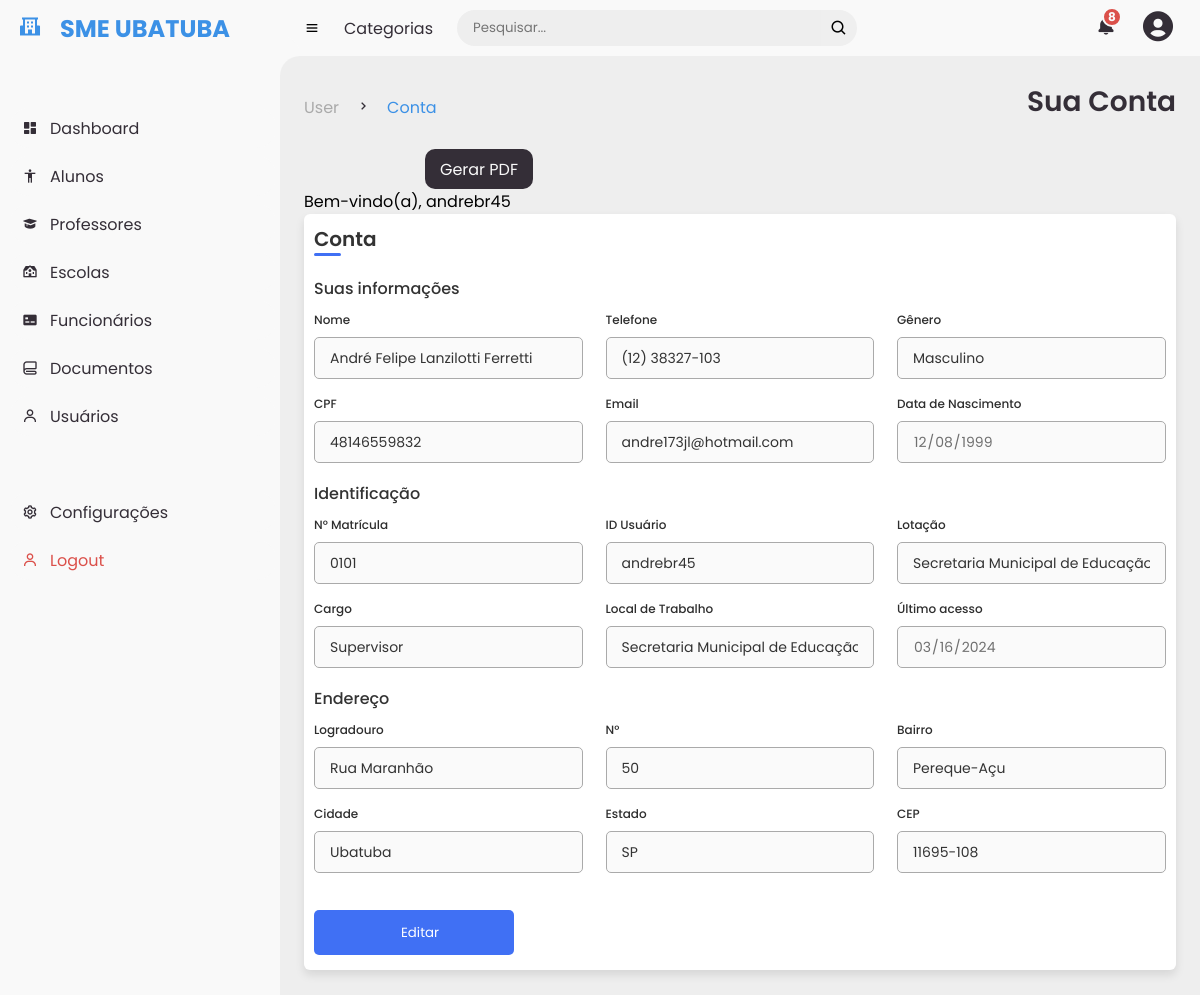
/user/perfil (signed in), run on an earlier commit of the app's database.
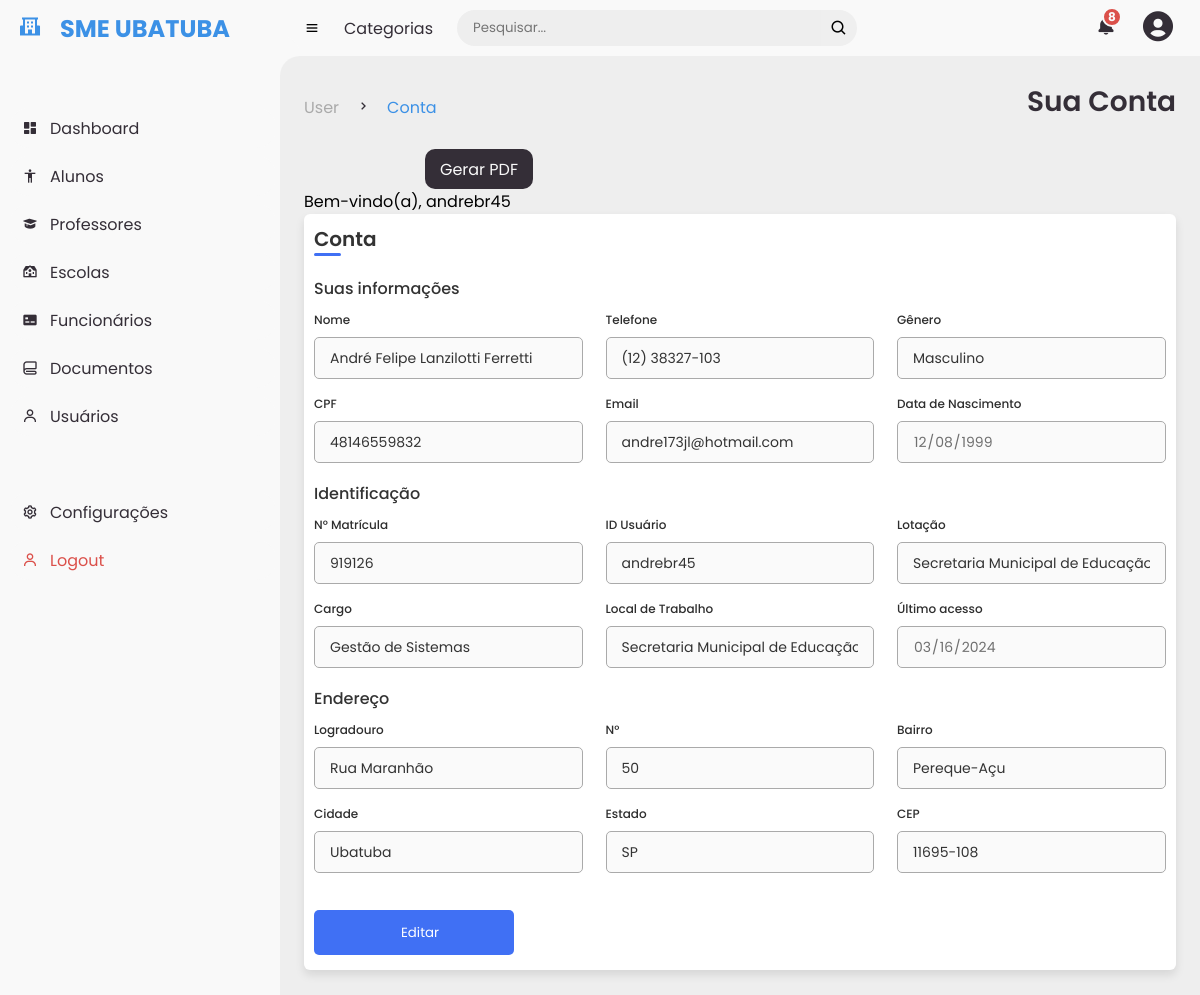
And on a later commit of the database.
### app.py (models this page shows, shortened)
class users(db.Model):
    _id = db.Column("id", db.Integer, primary_key=True)
    name = db.Column(db.String(100))
    telefone = db.Column(db.String(100))
    email = db.Column(db.String(100))
    senha = db.Column(db.String(100))  # Armazena o hash da senha
    data = db.Column(db.String(10))
    hora = db.Column(db.String(8))
    situacao = db.Column(db.String(8))
    nivel_acesso = db.Column(db.String(100))
    genero = db.Column(db.String(100))
    cpf = db.Column(db.String(100))
    data_nascimento = db.Column(db.String(100))
    matricula = db.Column(db.String(100))
    usuario = db.Column(db.String(100))
    lotacao = db.Column(db.String(100))
    cargo = db.Column(db.String(100))
    local_trabalho = db.Column(db.String(100))
    logradouro = db.Column(db.String(100))
    numero = db.Column(db.String(100))
    bairro = db.Column(db.String(100))
    cidade = db.Column(db.String(100))
    estado = db.Column(db.String(100))
    cep = db.Column(db.String(100))

### app.py (the view)
@app.route("/user/perfil", methods=["GET"])
def user():
    if "user_id" in session:
        user_id = session["user_id"]
        found_user = users.query.get(user_id)
        if found_user:
            return render_template("user.html", user=found_user)
        else:
            flash("Usuário não encontrado!")
            return redirect(url_for("login"))
    else:
        flash("Você não está logado!")
        return redirect(url_for("login"))

### templates/user.html (shortened to what this page needs)
{% extends "base.html" %}
{% block first_title %}User{% endblock %}
{% block main_title%}Sua Conta{% endblock %}
{% block sub_title %}Conta{% endblock %}
{% block content %}
<p>Bem-vindo(a), {{user.usuario}}</p>
<head>
    <link rel="stylesheet" type="text/css" href="{{ url_for('static', filename='styles/user.css')}}">
</head>
  <div class="container">
    <header>Conta</header>
    <form action="#">
        <div class="form first">
            <div class="details personal">
                <span class="title">Suas informações</span>
                <div class="fields">
                    <div class="input-field">
                        <label>Nome</label>
                        <input type="text" value="{{user.name}}" required disabled>
                    </div>
                    <div class="input-field">
                        <label>Telefone</label>
                        <input id="inputPhoneForm" type="tel" value="{{user.telefone}}" required disabled>
                    </div>
                    <div class="input-field">
                        <label>Gênero</label>
                        <input id="inputGeneroForm" type="text" value="{{user.genero}}" required disabled>
                    </div>
                    <div class="input-field">
                        <label>CPF</label>
                        <input type="text" value="{{user.cpf}}" disabled>
                    </div>
                    <div class="input-field">
                        <label>Email</label>
                        <input type="text" value="{{user.email}}" required disabled>
                    </div>
                    <div class="input-field">
                        <label>Data de Nascimento</label>
                        <input type="date" value="{{user.data_nascimento}}" required disabled>
                    </div>
                </div>
            </div>
            <div class="details ID">
                <span class="title">Identificação</span>
                <div class="fields">
                    <div class="input-field">
                        <label>N° Matrícula</label>
                        <input type="text" value="{{user.matricula}}" required disabled>
                    </div>
                    <div class="input-field">
                        <label>ID Usuário</label>
                        <input type="text" value="{{user.usuario}}" disabled>
                    </div>
                    <div class="input-field">
                        <label>Lotação</label>
                        <input type="text" value="{{user.lotacao}}" disabled>
                    </div>
                    <div class="input-field">
                        <label>Cargo</label>
                        <input type="text" value="{{user.cargo}}" disabled>
                    </div>
                    <div class="input-field">
                        <label>Local de Trabalho</label>
                        <input type="text" value="{{user.local_trabalho}}" disabled>
                    </div>
                    <div class="input-field">
                        <label>Último acesso</label>
                        <input type="date" value="2024-03-16" disabled>
                    </div>
                </div>
                <div class="details ID">
                    <span class="title">Endereço</span>
                    <div class="fields">
                        <div class="input-field">
                            <label>Logradouro</label>
                            <input type="text" value="{{user.logradouro}}" disabled>
                        </div>
                        <div class="input-field">
                            <label>N°</label>
                            <input type="text" value="{{user.numero}}" disabled>
                        </div>
                        <div class="input-field">
                            <label>Bairro</label>
                            <input type="text" value="{{user.bairro}}" disabled>
                        </div>
                        <div class="input-field">
                            <label>Cidade</label>
                            <input type="text" value="{{user.cidade}}" disabled>
                        </div>
                        <div class="input-field">
                            <label>Estado</label>
                            <input type="text" value="{{user.estado}}" disabled>
                        </div>
                        <div class="input-field">
                            <label>CEP</label>
                            <input id="inputCEPForm" type="text" value="{{user.cep}}" disabled>
                        </div>
                    </div>
                    <a href="editar"><button type="button" class="btn btn-dark btn-primary"> Editar</button></a>
                </div>
            </div>
        </div>
    </form>
</div>
{% endblock %}

### templates/base.html (shortened to what this page needs)
<!DOCTYPE html>
<html>
<head>
    <link rel="stylesheet" type="text/css" href="{{ url_for('static', filename='styles/style.css')}}">
    <link href="https://unpkg.com/boxicons@2.0.9/css/boxicons.min.css" rel="stylesheet">
</head>
<body>
      <section id="sidebar">
          <a href="#" class="brand">
              <i class='bx bxs-school' ></i>
              <span class="text">SME UBATUBA</span>
          </a>
          <ul class="side-menu top">
              <li {% if current_page == 'home' %}class="active"{% endif %}>
                  <a href="{{ url_for('home') }}">
                      <i class='bx bxs-dashboard'></i>
                      <span class="text">Dashboard</span>
                  </a>
              </li>
              <li {% if current_page == 'alunos' %}class="active"{% endif %}>
                  <a href="{{ url_for('alunos') }}">
                      <i class='bx bx-body'></i>
                      <span class="text">Alunos</span>
                  </a>
              </li>
              <li {% if current_page == 'professores' %}class="active"{% endif %}>
                  <a href="{{ url_for('professores') }}">
                      <i class='bx bxs-graduation'></i>
                      <span class="text">Professores</span>
                  </a>
              </li>
              <li {% if current_page == 'escolas' %}class="active"{% endif %}>
                <a href="{{ url_for('escolas') }}">
                    <i class='bx bxs-institution'></i>
                    <span class="text">Escolas</span>
                </a>
            </li>
              <li {% if current_page == 'funcionarios' %}class="active"{% endif %}>
                  <a href="{{ url_for('funcionarios') }}">
                      <i class='bx bxs-credit-card-front'></i>
                      <span class="text">Funcionários</span>
                  </a>
              </li>
              <li {% if current_page == 'documentos' %}class="active"{% endif %}>
                <a href="{{ url_for('documentos') }}">
                    <i class='bx bx-blanket'></i>
                    <span class="text">Documentos</span>
                </a>
            </li>
            <li {% if current_page == 'usuarios' %}class="active"{% endif %}>
              <a href="{{ url_for('usuarios') }}">
                <i class='bx bx-user'></i>
                  <span class="text">Usuários</span>
              </a>
          </li>
          </ul>
          <ul class="side-menu">
            <li>
              <a href="#">
                  <i class='bx bx-cog'></i>
                  <span class="text">Configurações</span>
              </a>
          </li>
          <li>
              <a href="{{ url_for('logout') }}" class="logout">
                  <i class='bx bx-user'></i>
                  <span class="text">Logout</span>
              </a>
          </li>
          </ul>
      </section>
      <section id="content">
        <nav>
          <i class='bx bx-menu'></i>
          <a href="#" class="nav-link">Categorias</a>
          <form action="#">
            <div class="form-input">
              <input type="search" placeholder="Pesquisar...">
              <button type="submit" class="search-btn"><i class='bx bx-search'></i></button>
            </div>
          </form>
          <a href="#" class="notification">
            <i class='bx bxs-bell'></i>
            <span class="num">8</span>
          </a>
          <a class="profile">
            <i class='bx bxs-user-circle'></i>
          </a>
        </nav>
        <main>
          <div class="head-title" style="display: flex;">
            <ul class="breadcrumb">
                <li>
                    <a href="#">{% block first_title %}{% endblock %}</a>
                </li>
                <li><i class='bx bx-chevron-right' ></i></li>
                <li>
                    <a href="#" class="active">{% block sub_title %}{% endblock %}</a>
                </li>
            </ul>
            <h1>{% block main_title %}{% endblock %}</h1>
            <div class="btn-download">
              <a id="gerarPDF" href="#">
                <span class="text">Gerar PDF</span>
              </a>
            </div>
          </div>
          {% block content %}{% endblock %}
        </main>
      </section>
</body>
</html>

### static/styles/style.css (style rules this page uses)
* { margin: 0; padding: 0; box-sizing: border-box; font-family: var(--poppins); }
a { text-decoration: none; }
li { list-style: none; }
:root { --poppins: 'Poppins', sans-serif; --light: #F9F9F9; --blue: #3c91e6; --light-blue: #CFE8FF; --grey: #eee; --dark-grey: #AAAAAA; --dark: #342E37; --red: #DB504A; --yellow: #FFCE26; --light-yellow: #FFF2C6; --orange: #FD7238; --light-orange: #FFE0F3; }
body { background: var(--grey); }
#sidebar { position: fixed; top: 0; left: 0; width: 280px; height: 100%; background: var(--light); z-index: 1000; transition: 0.3s; overflow-x: hidden; }
#sidebar .brand { font-size: 24px; font-weight: 700; height: 56px; display: flex; align-items: center; color: var(--blue); }
#sidebar .brand .bx { min-width: 60px; display: flex; justify-content: center; }
#sidebar .side-menu { width: 100%; margin-top: 48px; }
#sidebar .side-menu li { height: 48px; background: transparent; margin-left: 6px; border-radius: 48px 0 0 48px; padding: 4px; }
#sidebar .side-menu li a { width: 100%; height: 100%; background: var(--light); display: flex; align-items: center; border-radius: 48px; font-size: 16px; color: var(--dark); white-space: nowrap; overflow-x: hidden; }
#sidebar .side-menu li a.logout { color: var(--red); }
#sidebar .side-menu li a .bx { min-width: calc(60px - (4px + 6px) * 2); display: flex; justify-content: center; }
#content { position: relative; width: calc(100% - 280px); left: 280px; transition: .3s ease; }
#content nav { height: 56px; background: var(--light); padding: 0 24px; display: flex; align-items: center; grid-gap: 24px; position: relative; }
#content nav::before { content: ''; position: absolute; width: 40px; height: 40px; bottom: -40px; left: 0; border-radius: 50%; box-shadow: -20px -20px 0 var(--light); }
#content nav a { color: var(--dark); }
#content nav .bx.bx-menu { cursor: pointer; }
#content nav .nav-link { font-size: 16px; transition: 3s ease; }
#content nav form { max-width: 400px; width: 100%; margin-right: auto; }
#content nav form .form-input { display: flex; align-items: center; height: 36px; }
#content nav form .form-input input { flex-grow: 1; padding: 0 16px; height: 100%; border: none; background: var(--grey); border-radius: 36px 0 0 36px; outline: none; }
#content nav form .form-input button { width: 36px; height: 100%; display: flex; justify-content: center; align-items: center; font-size: 18px; outline: none; border: none; border-radius: 0 36px 36px 0; cursor: pointer; }
#content nav .notification { font-size: 20px; position: relative; }
#content nav .notification .num { position: absolute; top: -6px; right: -6px; width: 20px; height: 20px; border-radius: 50%; border: 2px solid var(--light); background: var(--red); color: var(--light); font-weight: 700; font-size: 12px; display: flex; justify-content: center; align-items: center; }
#content nav .profile i { font-size: 36px; cursor: pointer; }
#content main { width: 100%; padding: 25px 24px; }
#content main .head-title { display: flex; align-items: center; justify-content: space-between; grid-gap: 16px; flex-wrap: wrap; }
#content main .head-title h1 { font-size: 28px; font-weight: 600; margin-bottom: 10px; color: var(--dark); }
#content main .head-title .breadcrumb { display: flex; align-items: center; width: 350px; grid-gap:16px }
#content main .head-title .breadcrumb li { color: var(--dark); }
#content main .head-title .breadcrumb li a { color: var(--dark-grey); pointer-events: none; }
#content main .head-title .breadcrumb li a.active { color: var(--blue); pointer-events: unset; }
#content main .head-title .btn-download { width: 350px; height: 40px; display: flex; justify-content: center; }
#content main .head-title .btn-download a { color: var(--light); background: var(--dark); border-radius: 10px; align-items: center; padding: 0px 15px; display: flex; justify-content: center; }

What changed in the data, as far as the page shows it:
changed users "andrebr45": matricula "0101" → "919126"; cargo "Supervisor" → "Gestão de Sistemas"
